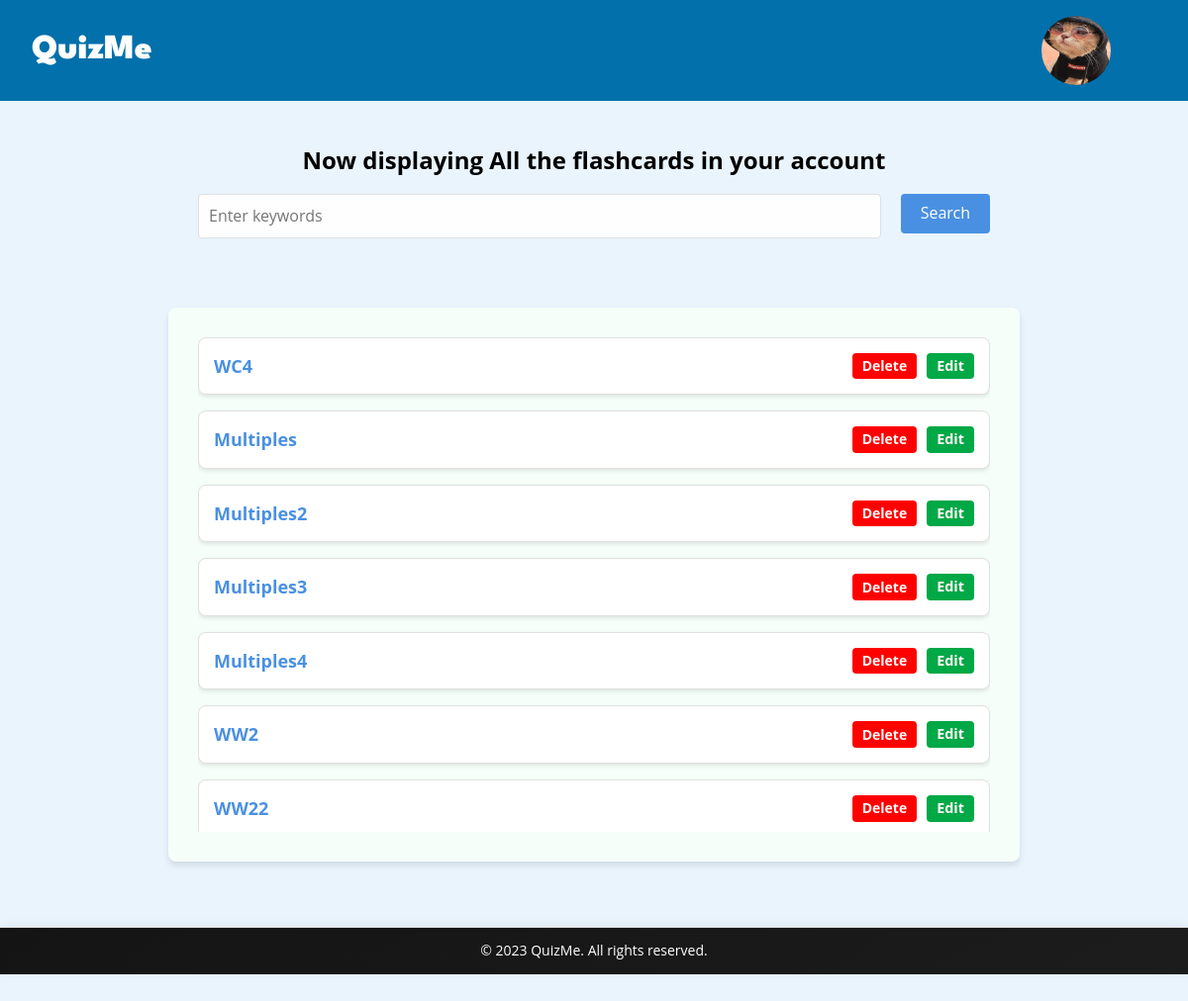
The app's page /your-flashcards (signed in) with its own data.
### app.py (models this page shows, shortened)
class FlashcardSet(db.Model):
    id = db.Column(db.Integer, primary_key=True)
    name = db.Column(db.String(100), nullable=False)
    user_id = db.Column(db.Integer, db.ForeignKey('user.id'), nullable=False)
    flashcards = db.relationship('Flashcard', backref='flashcard_set', lazy=True, cascade='all, delete-orphan')  # Add cascade option

### app.py (the view, shortened to what this page needs)
@app.route('/your-flashcards', methods=['GET', 'POST'])
def your_flashcards():
    if 'user_id' not in session:
        return render_template('login.html', error_message="Please log in to access your flashcards.")
    user_id = session['user_id']
    user = User.query.get(user_id)
    flashcard_sets = user.flashcards
    return render_template('your-flashcards.html', flashcard_sets=flashcard_sets)

### app.py (called while the page is built)
@app.context_processor
def inject_user():
    user_id = session.get('user_id')
    if user_id:
        user = User.query.get(user_id)
        return dict(logged_in_user=user)
    return dict(logged_in_user=None)

### templates/your-flashcards.html (shortened to what this page needs)
{% extends "base.html" %}
{% block content %}
<section class="hero_your_flashcards">
    <h1 class="subtitle_your_flashcards">Now displaying All the flashcards in your account</h1>
    <form id="searchForm" action="{{ url_for('search_flashcard_sets') }}" method="POST">
        <input type="text" id="search" name="search_keywords" placeholder="Enter keywords">
        <button type="submit" id="submit-button">Search</button>
    </form>
</section>
<section class="displaying_flashcards_section">
    <div class="flashcard-list-container">
        <div class="flashcard-list" style="max-height: 500px; overflow-y: auto;">
            {% if flashcard_sets %}
                {% for flashcard_set in flashcard_sets %}
                    <div class="flashcard-set-card">
                        <a href="{{ url_for('single_flashcard', flashcard_set_name=flashcard_set.name) }}">{{ flashcard_set.name }}</a>
                        <div class="side">
                            <button class="delete_button" onclick="deleteFlashcardSet('{{ flashcard_set.name }}')">Delete</button>
                            <a href="{{ url_for('edit_flashcard_set', flashcard_set_name=flashcard_set.name) }}" class="edit-button"><p id="edit"> Edit </p></a>
                        </div>
                    </div>
                {% endfor %}
            {% else %}
                <p id="subtitle_your_flashcards">No matching flashcard set was found</p>
            {% endif %}
        </div>
    </div>
</section>
<br>
<br>
{% endblock %}

### static/css/style.css (style rules this page uses)
body { font-family: 'Open Sans', sans-serif; margin: 0; padding: 0; box-sizing: border-box; background-color: #e9f4fd; }
:root { --primary-color: #4a90e2; --secondary-color: #f5f7fa; --text-color: #333; --border-color: #e0e0e0; }
p { margin-bottom: 15px; }
.hero_your_flashcards { max-width: 800px; margin: 0 auto; padding: 30px; }
.subtitle_your_flashcards { font-size: 24px; margin-bottom: 20px; text-align: center; }
#searchForm { display: flex; gap: 10px; margin-bottom: 20px; }
#search { flex-grow: 1; padding: 10px; height: 45px; border: 1px solid var(--border-color); border-radius: 4px; font-size: 16px; }
#submit-button { margin-left: 10px; height: 40px; box-sizing: border-box; background-color: var(--primary-color); color: #fff; border: none; padding: 10px 20px; font-size: 16px; border-radius: 4px; cursor: pointer; transition: background-color 0.3s ease; }
.delete_button, .edit-button { padding: 5px 10px; border: none; border-radius: 4px; cursor: pointer; font-size: 14px; transition: background-color 0.3s ease; }
.delete_button { background-color: red; color: #fff7f7; font-weight: bolder; }
.edit-button { background-color: #00a846; text-decoration: none; display: inline-block; color: #fff7f7; }
#edit { color: #fff7f7; margin: 0; font-size: 0.8em; font-weight: bold; }
.displaying_flashcards_section { max-width: 800px; margin: 0 auto; padding: 30px; border-radius: 8px; background-color: #f5fef9; box-shadow: 0 4px 6px rgba(0, 0, 0, 0.1); }
.flashcard-list-container { display: flex; flex-direction: column; gap: 20px; }
.flashcard-set-card { background-color: #fff; border: 1px solid var(--border-color); border-radius: 8px; padding: 15px; box-shadow: 0 2px 4px rgba(0, 0, 0, 0.1); display: flex; justify-content: space-between; align-items: center; }
.flashcard-set-card a { text-decoration: none; color: var(--primary-color); font-size: 18px; font-weight: bold; }
.side { display: flex; gap: 10px; }
.delete_button { background-color: red; color: #fff7f7; padding: 5px 10px; border-radius: 4px; border: none; font-size: 14px; cursor: pointer; transition: background-color 0.3s ease; }
.edit-button { background-color: #00a846; color: #fff7f7; padding: 5px 10px; border-radius: 4px; text-decoration: none; display: inline-block; font-size: 14px; transition: background-color 0.3s ease; }
#edit { margin: 0; font-weight: bold; }
input[type="text"] { width: calc(100% - 24px); padding: 10px; border: 1px solid #ccc; border-radius: 6px; box-sizing: border-box; font-size: 16px; margin-bottom: 20px; background-color: #fefefe; transition: border 0.3s ease; }

### records on screen
FlashcardSet: name "WC4"
FlashcardSet: name "Multiples"
FlashcardSet: name "Multiples2"
FlashcardSet: name "Multiples3"
FlashcardSet: name "Multiples4"
FlashcardSet: name "WW2"
FlashcardSet: name "WW22"
